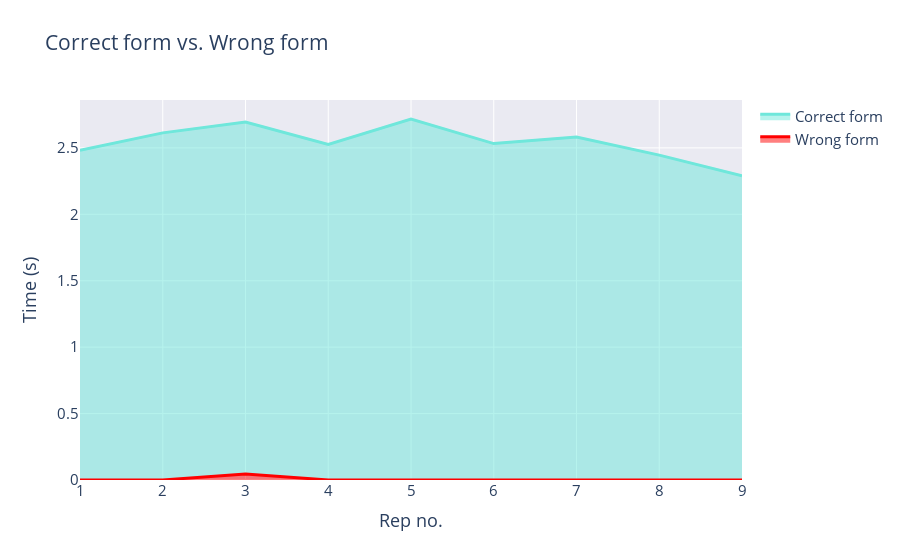

The code cell stored with this chart in its notebook:
### Code cell
fig2 = go.Figure()

fig2.add_trace(go.Scatter(
    name='Wrong form',
    x=rep_no, y=wrong_form,
    text='Wrong form',
    hoverinfo='text+x+y',
    mode='lines',
    line=dict(width=3, color='red'),
    stackgroup='one' # define stack group
))

fig2.add_trace(go.Scatter(
    name='Correct form',
    x=rep_no, y=correct_form,
    text='Correct form',
    hoverinfo='text+x+y',
    mode='lines',
    line=dict(width=3, color='rgb(111, 231, 219)'),
#     line=dict(width=3, color='rgb(111, 231, 219)'),
    stackgroup='one'
))

fig2.update_layout(title='Correct form vs. Wrong form',
                   xaxis_title='Rep no.',
                   yaxis_title='Time (s)',
                      xaxis=dict(dtick=1),
                    plot_bgcolor='#EAEAF2',
                     font_size=15
                  )

fig2.show()

### Figure 1 — Plotly figure (JSON) as saved in the notebook; plotly's stock layout.template omitted (floating-point values rounded to 4 significant figures)
{"data": [{"hoverinfo": "text+x+y", "line": {"color": "red", "width": 3}, "mode": "lines", "name": "Wrong form", "stackgroup": "one", "text": "Wrong form", "type": "scatter", "x": [1, 2, 3, 4, 5, 6, 7, 8, 9], "y": [0, 0, 0.04567, 0, 0, 0, 0, 0, 0]}, {"hoverinfo": "text+x+y", "line": {"color": "rgb(111, 231, 219)", "width": 3}, "mode": "lines", "name": "Correct form", "stackgroup": "one", "text": "Correct form", "type": "scatter", "x": [1, 2, 3, 4, 5, 6, 7, 8, 9], "y": [2.483, 2.613, 2.649, 2.526, 2.717, 2.532, 2.582, 2.446, 2.29]}], "layout": {"font": {"size": 15}, "plot_bgcolor": "#EAEAF2", "title": {"text": "Correct form vs. Wrong form"}, "xaxis": {"dtick": 1, "title": {"text": "Rep no."}}, "yaxis": {"title": {"text": "Time (s)"}}}}
